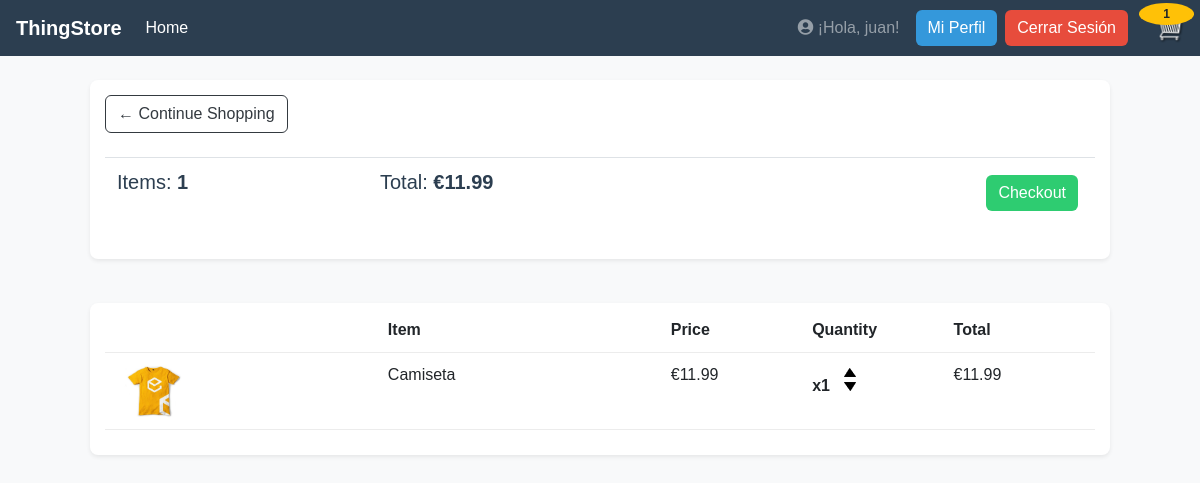
/cart/ (signed in), run on an earlier commit of the app's database.
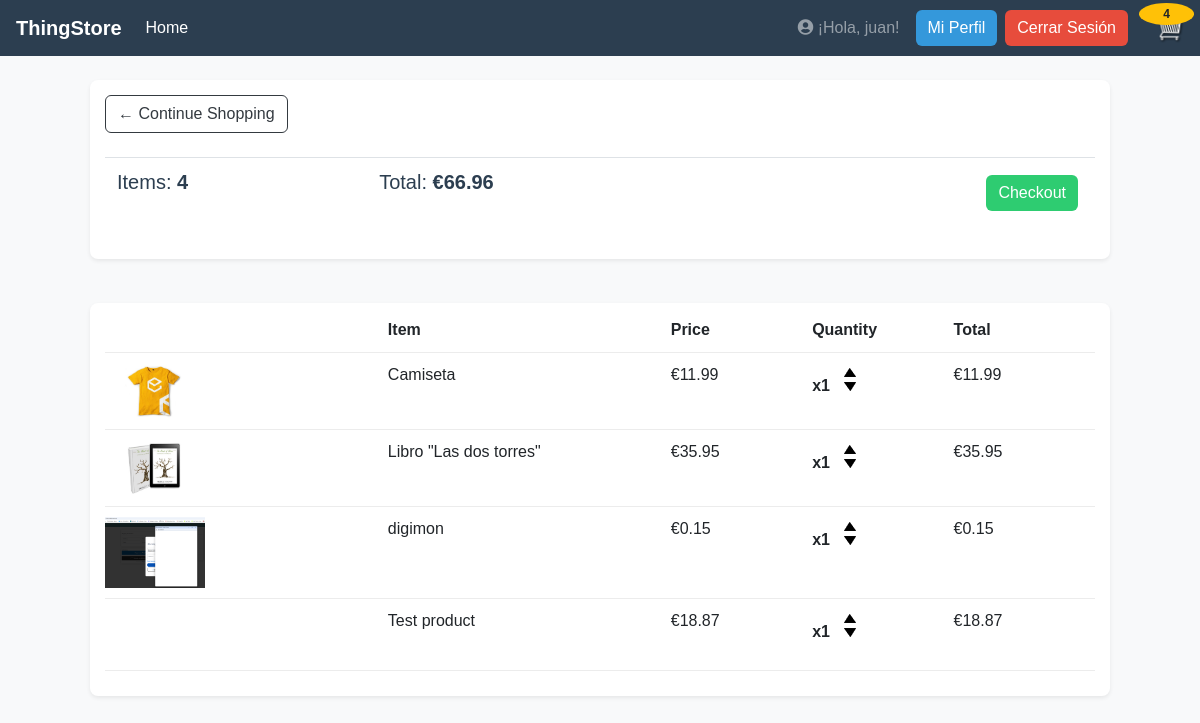
And on a later commit of the database.
### store/models.py (models this page shows, shortened)
class Order(models.Model):
    customer = models.ForeignKey(Customer, null=True, blank=True, on_delete=models.SET_NULL)
    date_ordered = models.DateTimeField(auto_now_add=True, null=True, blank=True)
    complete = models.BooleanField(default=False, verbose_name="PAYMENT COMPLETED")
    transaction_id = models.CharField(max_length=100, null=True)
    is_processed = models.BooleanField(default=False, verbose_name="PEDIDO GESTIONADO")
    guest_access_token = models.UUIDField(null=True, blank=True, unique=True)
    @property
    def get_cart_total(self):
        orderitems = self.orderitem_set.all()
        total = sum([item.get_total for item in orderitems])
        return total
    @property
    def get_cart_items(self):
        orderitems = self.orderitem_set.all()
        total = sum([item.quantity for item in orderitems])
        return total

class OrderItem(models.Model):
    product = models.ForeignKey(Product, on_delete=models.SET_NULL, null=True)
    order = models.ForeignKey(Order, on_delete=models.CASCADE)
    quantity = models.IntegerField(default=0, null=True, blank=True)
    date_added = models.DateTimeField(auto_now_add=True)
    download_token = models.UUIDField(default=uuid.uuid4, editable=False, unique=True, null=True, blank=True)
    @property
    def get_total(self):
        if self.product:
            total = self.product.price * self.quantity
            return total
        return Decimal('0.00')  # Devuelve 0 si no hay producto

class Product(models.Model):
    name = models.CharField(max_length=200)
    price = models.DecimalField(max_digits=10, decimal_places=2)
    digital = models.BooleanField(default=False, null=True, blank=True)
    image = models.ImageField(null=True, blank=True, upload_to='product_images/')
    digital_file = models.FileField(upload_to='digital_products/', null=True, blank=True)
    subcategory = models.ForeignKey(SubCategory, on_delete=models.SET_NULL, null=True, blank=True, related_name='products', verbose_name="Subcategoría")
    @property
    def imageURL(self):
        try:
            url = self.image.url
        except ValueError:
            url = ''
        return url

### store/views.py (the view)
# urls.py: path('cart/', views.cart, name="cart"),
def cart(request):
    data = cartData(request)
    cartItems = data['cartItems']
    order = data['order']
    items = data['items']
    context = {'items': items, 'order': order, 'cartItems': cartItems}
    return render(request, 'store/cart.html', context)

### store/templates/store/cart.html (shortened to what this page needs)
{% extends 'store/main.html' %}
{% load static %}
{% block content %}
    <div class="row">
        <div class="col-lg-12">
            <div class="box-element">
                <a class="btn btn-outline-dark" href="{% url 'store' %}">&#x2190; Continue Shopping</a>
                <br>
                <br>
                <table class="table">
                    <tr>
                        <th><h5>Items: <strong>{{order.get_cart_items}}</strong></h5></th>
                        <th><h5>Total: <strong> €{{order.get_cart_total|floatformat:2}}</strong></h5></th>
                        <th>
                            <a style="float:right; margin:5px;" class="btn btn-success" href="{% url 'checkout' %}">Checkout</a>
                        </th>
                    </tr>
                </table>
            </div>
            <br>
            <div class="box-element">
                <div class="cart-row">
					<div style="flex:2"></div>
					<div style="flex:2"><strong>Item</strong></div>
					<div style="flex:1"><strong>Price</strong></div>
					<div style="flex:1"><strong>Quantity</strong></div>
					<div style="flex:1"><strong>Total</strong></div>
				</div>
                {% for item in items %}
				<div class="cart-row">
					<div style="flex:2"><img class="row-image" src="{{item.product.imageURL}}"></div>
					<div style="flex:2"><p>{{item.product.name}}</p></div>
					<div style="flex:1"><p>€{{item.product.price|floatformat:2}}</p></div>
					<div style="flex:1">
						<p class="quantity">x{{item.quantity}}</p>
						<div class="quantity">
							<img data-product="{{item.product.id}}" data-action="add" class="chg-quantity update-cart" src="{% static  'images/arrow-up.png' %}">
							<img data-product="{{item.product.id}}" data-action="remove" class="chg-quantity update-cart" src="{% static  'images/arrow-down.png' %}">
						</div>
					</div>
					<div style="flex:1"><p>€{{item.get_total|floatformat:2}}</p></div>
				</div>
                {% endfor %}
            </div>
        </div>
    </div>
{% endblock content %}

### store/templates/store/main.html (shortened to what this page needs)
{% load static %}
<!DOCTYPE html>
<html>
<head>
    <link rel="stylesheet" href="https://stackpath.bootstrapcdn.com/bootstrap/4.4.1/css/bootstrap.min.css" xintegrity="sha384-Vkoo8x4CGsO3+Hhxv8T/Q5PaXtkKtu6ug5TOeNV6gBiFeWPGFN9MuhOf23Q9Ifjh">
    <link rel="stylesheet" type="text/css" href="{% static 'css/main.css' %}">
    <link rel="stylesheet" href="https://cdnjs.cloudflare.com/ajax/libs/font-awesome/5.15.4/css/all.min.css" />
</head>
<body>
    <nav class="navbar navbar-expand-lg navbar-dark bg-dark">
      <a class="navbar-brand" href="{% url 'store' %}">ThingStore</a>
      <div class="collapse navbar-collapse" id="navbarSupportedContent">
        <ul class="navbar-nav mr-auto">
          <li class="nav-item {% if not selected_category_obj and not selected_subcategory_obj %}active{% endif %}">
            <a class="nav-link" href="{% url 'store' %}">Home <span class="sr-only">(current)</span></a>
          </li>
        </ul>
          <div class="form-inline my-2 my-lg-0">
             {% if not user.is_authenticated %}
                <a href="{% url 'login' %}" class="btn btn-warning">Login</a>
             {% else %}
                <span class="navbar-text mr-3">
                 <i class="fas fa-user-circle"></i> ¡Hola, {{ user.username }}!
                </span>
                <a href="{% url 'profile' %}" class="btn btn-info mr-2">Mi Perfil</a>
                <form action="{% url 'logout' %}" method="post" style="display: inline;">
                  <button type="submit" class="btn btn-danger mr-3">Cerrar Sesión</button>
                </form>
             {% endif %}
                <a href="{% url 'cart' %}" class="position-relative">
                  <img  id="cart-icon" src="{% static 'images/cart.png' %}">
                  <p id="cart-total" class="position-absolute badge badge-warning rounded-circle" style="top: -10px; right: -10px; padding: .4em .6em; font-size: 75%;">{{cartItems}}</p>
                </a>
          </div>
      </div>
    </nav>
     <div class="container">
            <br>
            {% block content %}
            {% endblock content %}
     </div>
</body>
</html>

### static/css/main.css (style rules this page uses)
body { background-color: #ecf0f1; }
h1, h2, h3, h4, h5, h6 { color: #2c3e50; }
.box-element { box-shadow: 0 2px 6px rgba(0, 0, 0, 0.08); border-radius: 8px; padding: 15px; }
.bg-dark { background-color: #2c3e50 !important; }
#cart-icon { width:25px; display: inline-block; margin-left: 15px; }
#cart-total { background-color: #f1c40f; color: #2c3e50; }
.btn { border-radius: 6px; transition: background-color 0.3s ease; }
.btn-info { background-color: #3498db; color: white; border: none; }
.btn-danger { background-color: #e74c3c; color: white; border: none; }
.btn-success, .btn-add-to-cart { background-color: #2ecc71; color: white; border: none; }
.row-image { width: 100px; }
.cart-row { display: flex; align-items: flex-stretch; padding-bottom: 10px; margin-bottom: 10px; border-bottom: 1px solid #ececec; }
.quantity { display: inline-block; font-weight: 700; padding-right:10px; }
.chg-quantity { width: 12px; cursor: pointer; display: block; margin-top: 5px; transition:.1s; }
.container { max-width: 100% !important; padding-left: 10px; padding-right: 10px; }

### store/templates/store/main.html (style rules this page uses)
body { font-family: sans-serif; background-color: #f8f9fa; color: #212529; }
.box-element { background-color: #ffffff; padding: 15px; border-radius: 8px; box-shadow: 0 0.125rem 0.25rem rgba(0, 0, 0, 0.075); margin-bottom: 20px; }
.navbar-brand { font-weight: 700; }
#cart-icon { width: 30px; height: 30px; display: inline-block; vertical-align: middle; margin-left: 10px; }
#cart-total { background-color: #ffc107; color: #212529; padding: 5px 10px; border-radius: 50%; font-size: 14px; position: relative; top: -10px; left: -5px; display: inline-block; vertical-align: middle; line-height: 1; font-weight: bold; }
.container { max-width: 90% !important; padding-left: 30px; padding-right: 30px; }

What changed in the data, as far as the page shows it:
computed for Order: get_cart_items "1" → "4"; get_cart_total "11.99" → "66.96"
added OrderItem: product.imageURL (picture), product.name "Libro \"Las dos torres\"", product.price "35.95", quantity "1", get_total "35.95"
added OrderItem: product.imageURL (picture), product.name "digimon", product.price "0.15", quantity "1", get_total "0.15"
added OrderItem: product.name "Test product", product.price "18.87", quantity "1", get_total "18.87"
Also different on the page:
{{ cartItems }}: "1" → "4"
